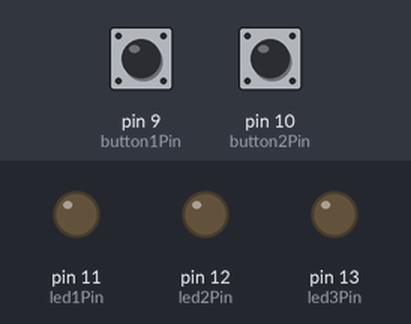
The sketch below on a simulated Arduino Uno, built with avr-gcc and run on an emulated ATmega328P. Shown: output pins drawn as LEDs (lit = HIGH). The inputs (shaded band) are chosen by the test bench; at power-on: pin 9 (button1Pin) LOW, pin 10 (button2Pin) LOW.

Above: at 1.2 s.
1.3 s: pin 9 (button1Pin) pulled HIGH for 0.15 s
At 1.37 s:
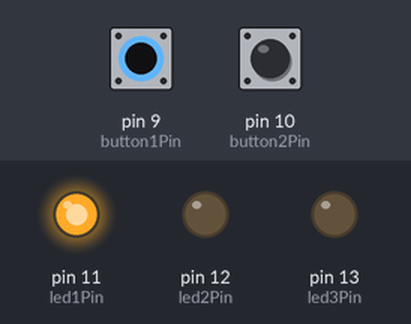
2.9 s: pin 10 (button2Pin) pulled HIGH for 0.15 s
At 2.97 s:
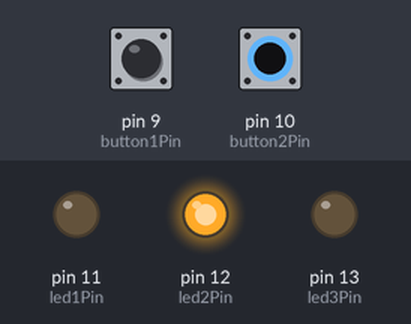
4.5 s: pin 10 (button2Pin) pulled HIGH for 3.2 s
At 8.4 s:
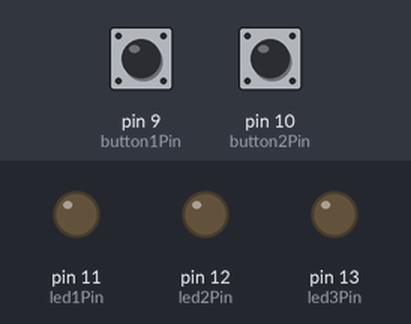
9.2 s: pin 9 (button1Pin) pulled HIGH for 3.2 s
At 9.6 s:
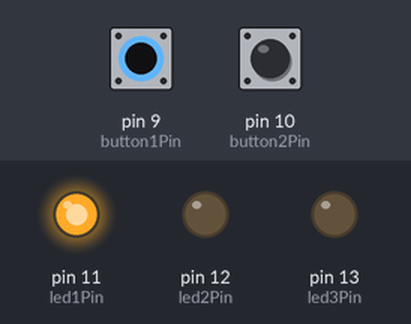
13.9 s: pin 9 (button1Pin) driven HIGH and pin 10 (button2Pin) driven HIGH
At 14.4 s:
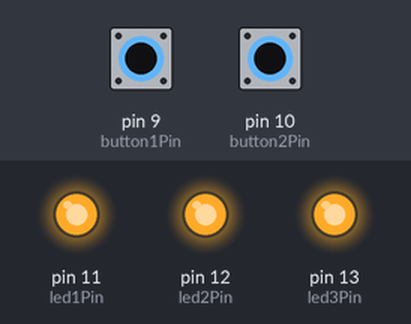
Timing chart, 0 to 16.4 s (numbered marks = the images above; inputs shaded):
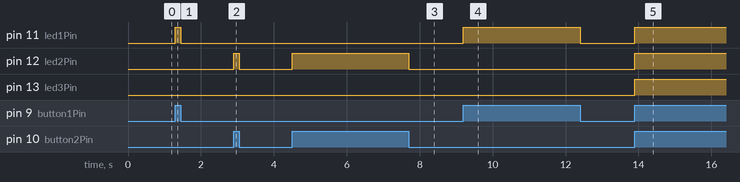

The sketch:

project_1.ino
```cpp
// project 1: basic digital logic

// Constants
const int button1Pin = 9;
const int button2Pin = 10;
const int led1Pin = 11;
const int led2Pin = 12;
const int led3Pin = 13;

// the setup function runs once when you press reset or power the board
// It should be used to initialize the hardware you way you would like it
// prior to your main program running
void setup() {
  // initialize digital pins 9 and 10 as inputs.
  pinMode(button1Pin, INPUT);
  pinMode(button2Pin, INPUT);
  // initialize digital pins 11,12, and 13 as outputs.
  pinMode(led1Pin, OUTPUT);
  pinMode(led2Pin, OUTPUT);
  pinMode(led3Pin, OUTPUT);
}

// the loop functions runs over and over again forever
void loop() {
  int button1State = 0;
  int button2State = 0;
  // read the state of button 1
  button1State = digitalRead(button1Pin);
  // read the state of button 2
  button2State = digitalRead(button2Pin);

  // Light up led1 if button 1 is pushed
  if (button1State == 1) {
    digitalWrite(led1Pin, 1);
  } else {
    digitalWrite(led1Pin, 0);
  }
  // light up led2 if button 2 is NOT pushed
  if (button2State == 1) {
    digitalWrite(led2Pin, 1);
  } else {
    digitalWrite(led2Pin, 0);
  }
  // light up led3 if both buttons are pushed
  if ((button1State == 1) && (button2State == 1)) {
    digitalWrite(led3Pin, 1);
  } else {
    digitalWrite(led3Pin, 0);
  }

}
```

Measured:
- after the input at 1.3 s, pin 11 (led1Pin): LOW → HIGH at once, → LOW 0.15 s later
- after the input at 2.9 s, pin 12 (led2Pin): LOW → HIGH at once, → LOW 0.15 s later
- after the input at 4.5 s, pin 12 (led2Pin): LOW → HIGH at once, → LOW 3.2 s later
- after the input at 9.2 s, pin 11 (led1Pin): LOW → HIGH at once, → LOW 3.2 s later
- after the input at 13.9 s, pin 11 (led1Pin), pin 12 (led2Pin), pin 13 (led3Pin): LOW → HIGH at once
